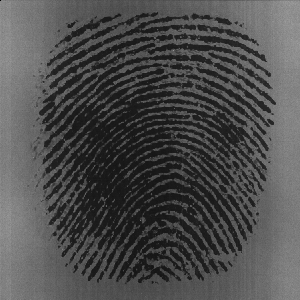
%> input picture zhiwen/101_1.tif, 300 x 300 px
$ octave zhiwen.m   (GNU Octave 9; MATLAB toolbox functions it lacks are replaced by stand-ins)
%> lines starting %> are read from the running program, lines starting %| are printed output that depends on the picture; in (x1, y1, x2, y2) boxes, pixels count from 0 and x2, y2 are one past the last pixel; in counts of white or black regions, pixels touching at a corner belong together; the program's own positions count from 1
clear all;
close all;
I = imread('.\zhiwen\101_1.tif');%103_4
%> I is the input picture: size 300x300 uint8; min 1, max 161, mean 77.2
subplot(6,2,1),imshow(I);
title("原始图像");
%I = rgb2gray(I);
%I = double(I)./255;
[m,n]=size(I);
%> m = 300; n = 300

%维纳滤波
%I1=wiener2(I,[3,3]);
%subplot(3,3,2),imshow(I1);
%title("维纳滤波");

%中值滤波
I1=medfilt2(I,[3,3]);
%subplot(3,3,2),imshow(I1);
%title("中值滤波");

%直方图均衡
[I1,T]=histeq(I1,256);
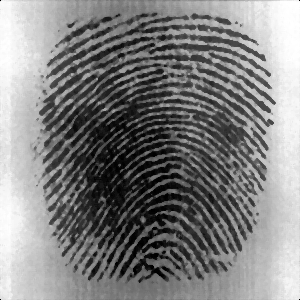
%> I1: size 300x300 uint8; min 0, max 255, mean 128.6
%> T = 256 values from 0 to 1
subplot(6,2,2),imshow(I1);
title("直方图均衡");

% garbo滤波


%二值化
%I1=imbinarize(I1);


%腐蚀
%s=ones(3,3);
%I2=imerode(I1,s);


% 图像锐化

%sobel算子
H=fspecial('sobel');
Ns=filter2(H,I1);
subplot(6,2,3),imshow(Ns);
%> after `imshow(Ns)`:
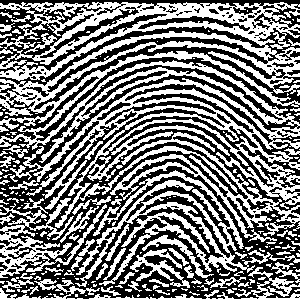
%> displayed picture: size 300x300, on the screen's scale of 0 to 255; 48.5% white; 220 white regions (154 under 20 px), largest, box (x1, y1, x2, y2) and area: (0, 2, 300, 228) 25097, (75, 170, 300, 287) 4936, (110, 132, 300, 242) 3117
title("未二值化进行sobel锐化")
Nsf=imcomplement(Ns);
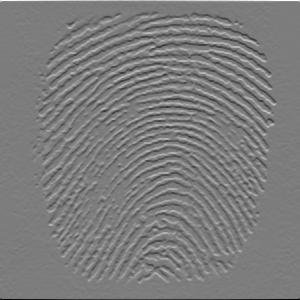
%> Nsf: size 300x300 double; min -977, max 1019, mean 0.9; drawn with min black and max white
subplot(6,2,4),imshow(Nsf);
title("反转sobel锐化")


%二值化
I2=imbinarize(I1);
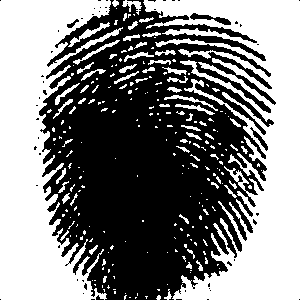
%> I2: size 300x300 logical; 50% white; 236 white regions (175 under 20 px), largest, box (x1, y1, x2, y2) and area: (143, 0, 300, 300) 21767, (0, 0, 123, 300) 19132, (68, 22, 110, 47) 202
Ns2=filter2(H,I1);
subplot(6,2,5),imshow(Ns2);
title("二值化进行sobel锐化")

Ns2f=imcomplement(Ns2);
subplot(6,2,6),imshow(Ns2f);
title("反转sobel锐化")

%拉普拉斯算子
h=[0 1 0,-4 1 0,0 1 0];
N1=convn(I1,h,'same');
subplot(6,2,7),imshow(N1);
title("未二值化进行拉普拉斯锐化")

N11=imcomplement(N1);
subplot(6,2,8),imshow(N11);
title("反转拉普拉斯锐化图")

N22=convn(I2,h,'same');
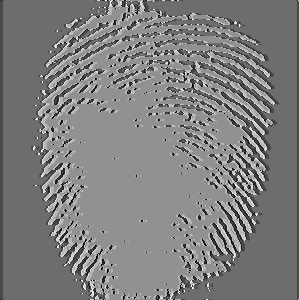
%> N22: size 300x300 double; min -4, max 3, mean -0.507; drawn with min black and max white
subplot(6,2,9),imshow(N22);
%> after `imshow(N22)`:
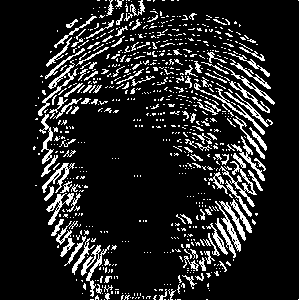
%> displayed picture: size 300x300, on the screen's scale of 0 to 255; 13.8% white in thin lines or dots, all inside (x1, y1, x2, y2) = (33, 0, 300, 300)
title("二值化进行拉普拉斯锐化")

N222=imcomplement(N22);
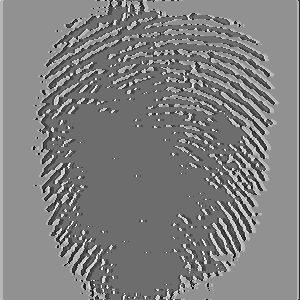
%> N222: size 300x300 double; min -2, max 5, mean 1.51; drawn with min black and max white
subplot(6,2,10),imshow(N222);
title("反转拉普拉斯锐化图")

% 细化
[a,b]=size(N11);
%> a = 300; b = 300
for i=2:a-1
    for j=2:b-1
        if N11(i,j)==0
            if (N11(i-1,j)==0&&N11(i,j+1)==0)||(N11(i-1,j)==0&&N11(i,j-1)==0)||(N11(i+1,j)==0&&N11(i,j-1)==0)||(N11(i+1,j)==0&&N11(i,j+1)==0)
                N11(i,j)=1;
            else
                N11(i,j)=0;
            end
        end
    end
end

subplot(6,2,11),imshow(N11);
title("细化图")

figure,imshow(N11);
title("细化图")

t=0;
for i=2:a-1
    for j=2:b-1
        if N11(i,j)==0
            n=N11(i-1,j-1)+N11(i-1,j)+N11(i-1,j+1)+N11(i,j-1)+N11(i,j+1)+N11(i+1,j-1)+N11(i+1,j)+N11(i+1,j+1);
            if (n==1||n==2)
                t=t+1;
                x(t)=j;
                y(t)=i;
            end
        end
    end
end
%> after the loop, n = -120; t = 0

figure,hold on;
%> (the run ends here)

$ run again, with zhiwen/101_2.tif copied over zhiwen/101_1.tif
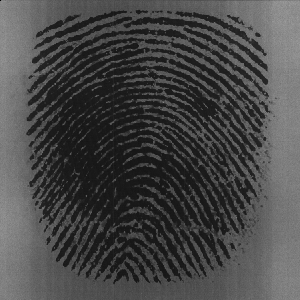
%> input picture zhiwen/101_2.tif, 300 x 300 px
%> I is the input picture: size 300x300 uint8; min 1, max 159, mean 71.5
%> T = 256 values from 0 to 1
%> `imshow(Ns)`:
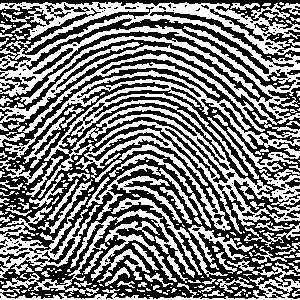
%> displayed picture: size 300x300, on the screen's scale of 0 to 255; 48.3% white; 246 white regions (166 under 20 px), largest, box (x1, y1, x2, y2) and area: (0, 2, 300, 139) 11838, (0, 70, 300, 234) 9875, (0, 197, 100, 279) 2244
%> I2: size 300x300 logical; 49.8% white; 227 white regions (184 under 20 px), largest, box (x1, y1, x2, y2) and area: (0, 0, 300, 300) 40276, (138, 41, 236, 86) 437, (140, 61, 214, 92) 268
%> after the loop `for i=2:a-1`: n = 562; t = 1
%> `title("特征图")`:
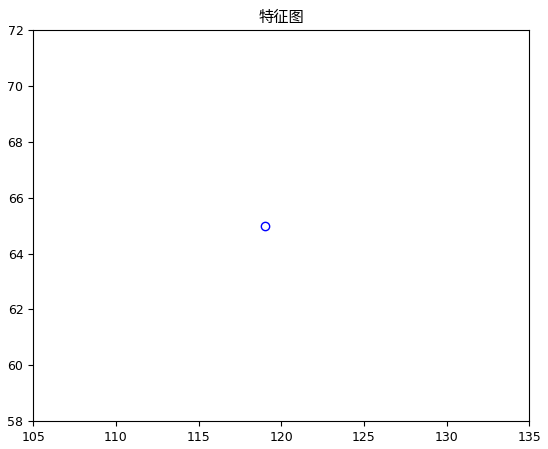
%> figure redrawn from the program's plot data

$ run again, with zhiwen/101_4.tif copied over zhiwen/101_1.tif
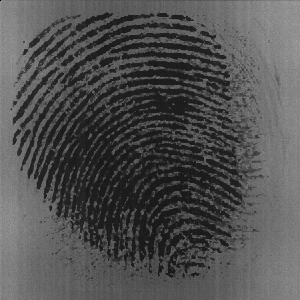
%> input picture zhiwen/101_4.tif, 300 x 300 px
%> I is the input picture: size 300x300 uint8; min 1, max 159, mean 80.8
%> T = 256 values from 0 to 1
%> `imshow(Ns)`:
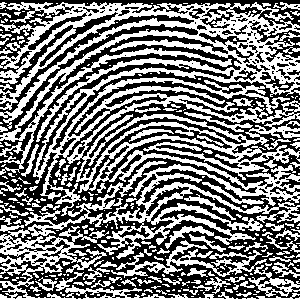
%> displayed picture: size 300x300, on the screen's scale of 0 to 255; 48.6% white; 284 white regions (190 under 20 px), largest, box (x1, y1, x2, y2) and area: (0, 2, 300, 300) 35071, (111, 240, 267, 278) 1408, (248, 265, 300, 297) 526
%> I2: size 300x300 logical; 49.4% white; 242 white regions (207 under 20 px), largest, box (x1, y1, x2, y2) and area: (0, 0, 300, 300) 41285, (41, 21, 103, 68) 302, (37, 74, 65, 113) 214
%> `N222=imcomplement(N22);`:
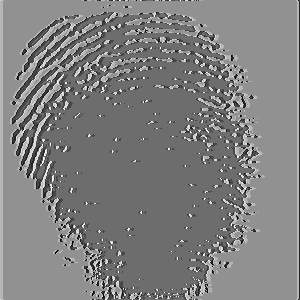
%> N222: size 300x300 double; min -2, max 5, mean 1.5; drawn with min black and max white
%> after the loop `for i=2:a-1`: n = 247; t = 0
